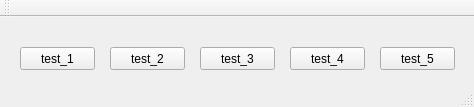
<?xml version="1.0" encoding="UTF-8"?>
<ui version="4.0">
 <class>MainWindow</class>
 <widget class="QMainWindow" name="MainWindow">
  <property name="geometry">
   <rect>
    <x>0</x>
    <y>0</y>
    <width>474</width>
    <height>107</height>
   </rect>
  </property>
  <property name="windowTitle">
   <string>MainWindow</string>
  </property>
  <widget class="QWidget" name="centralWidget">
   <widget class="QPushButton" name="pushButton_test_1">
    <property name="geometry">
     <rect>
      <x>20</x>
      <y>30</y>
      <width>75</width>
      <height>23</height>
     </rect>
    </property>
    <property name="text">
     <string>test_1</string>
    </property>
   </widget>
   <widget class="QPushButton" name="pushButton_test_2">
    <property name="geometry">
     <rect>
      <x>110</x>
      <y>30</y>
      <width>75</width>
      <height>23</height>
     </rect>
    </property>
    <property name="text">
     <string>test_2</string>
    </property>
   </widget>
   <widget class="QPushButton" name="pushButton_test_3">
    <property name="geometry">
     <rect>
      <x>200</x>
      <y>30</y>
      <width>75</width>
      <height>23</height>
     </rect>
    </property>
    <property name="text">
     <string>test_3</string>
    </property>
   </widget>
   <widget class="QPushButton" name="pushButton_test_4">
    <property name="geometry">
     <rect>
      <x>290</x>
      <y>30</y>
      <width>75</width>
      <height>23</height>
     </rect>
    </property>
    <property name="text">
     <string>test_4</string>
    </property>
   </widget>
   <widget class="QPushButton" name="pushButton_test_5">
    <property name="geometry">
     <rect>
      <x>380</x>
      <y>30</y>
      <width>75</width>
      <height>23</height>
     </rect>
    </property>
    <property name="text">
     <string>test_5</string>
    </property>
   </widget>
  </widget>
  <widget class="QMenuBar" name="menuBar">
   <property name="geometry">
    <rect>
     <x>0</x>
     <y>0</y>
     <width>474</width>
     <height>21</height>
    </rect>
   </property>
  </widget>
  <widget class="QToolBar" name="mainToolBar">
   <attribute name="toolBarArea">
    <enum>TopToolBarArea</enum>
   </attribute>
   <attribute name="toolBarBreak">
    <bool>false</bool>
   </attribute>
  </widget>
  <widget class="QStatusBar" name="statusBar"/>
 </widget>
 <layoutdefault spacing="6" margin="11"/>
 <resources/>
 <connections/>
</ui>
